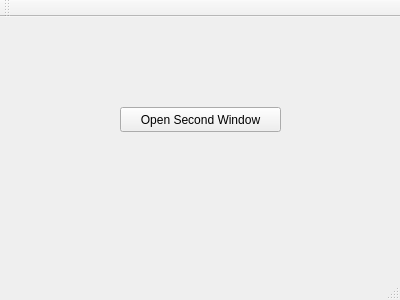
<?xml version="1.0" encoding="UTF-8"?>
<ui version="4.0">
 <class>MainWindow</class>
 <widget class="QMainWindow" name="MainWindow">
  <property name="geometry">
   <rect>
    <x>0</x>
    <y>0</y>
    <width>400</width>
    <height>300</height>
   </rect>
  </property>
  <property name="windowTitle">
   <string>MainWindow</string>
  </property>
  <widget class="QWidget" name="centralWidget">
   <widget class="QPushButton" name="pushButton">
    <property name="geometry">
     <rect>
      <x>120</x>
      <y>90</y>
      <width>161</width>
      <height>25</height>
     </rect>
    </property>
    <property name="text">
     <string>Open Second Window</string>
    </property>
   </widget>
  </widget>
  <widget class="QMenuBar" name="menuBar">
   <property name="geometry">
    <rect>
     <x>0</x>
     <y>0</y>
     <width>400</width>
     <height>22</height>
    </rect>
   </property>
  </widget>
  <widget class="QToolBar" name="mainToolBar">
   <attribute name="toolBarArea">
    <enum>TopToolBarArea</enum>
   </attribute>
   <attribute name="toolBarBreak">
    <bool>false</bool>
   </attribute>
  </widget>
  <widget class="QStatusBar" name="statusBar"/>
 </widget>
 <layoutdefault spacing="6" margin="11"/>
 <resources/>
 <connections/>
</ui>
